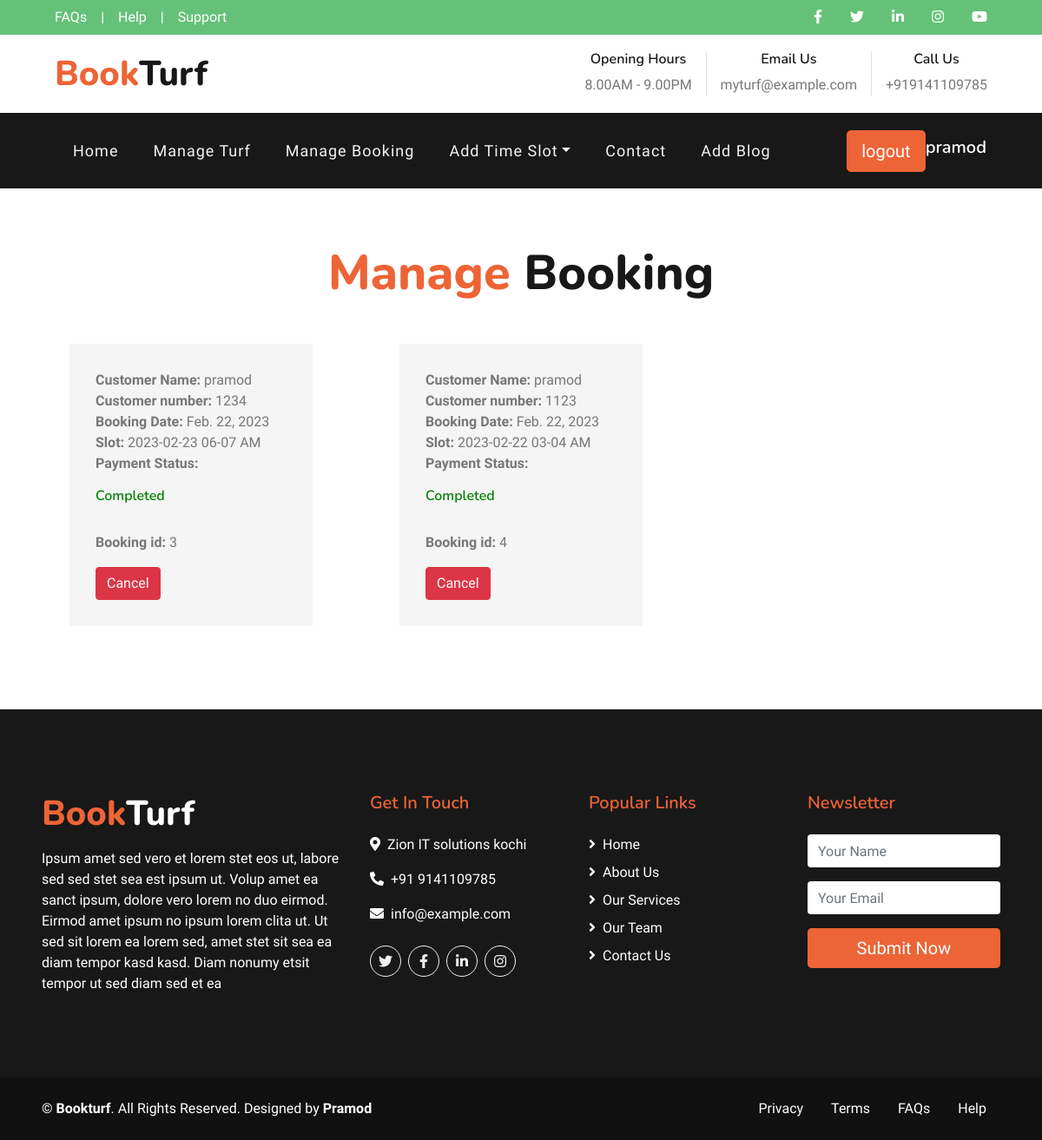
Screenshot of /booking/manage_booking (signed in) with the database file from the repository.
### booking/models.py (models this page shows)
class Booking_Confirmation(models.Model):
     booking_date = models.DateField(auto_now_add=True)
     slot = models.ForeignKey(TimeSlot,on_delete=models.CASCADE)
     cutomer = models.ForeignKey(User,on_delete=models.CASCADE,null=True,blank=True)
     customer_name = models.CharField(max_length=200)
     customer_phone = models.CharField(max_length=200)
     paymet_status = models.BooleanField(default=False)

class TimeSlot(models.Model):
     options = (
          ("01-02 AM","01-02 AM"),
          ("02-03 AM","02-03 AM"),
          ("03-04 AM","03-04 AM"),
          ("04-05 AM","04-05 AM"),
          ("05-06 AM","05-06 AM"),
          ("06-07 AM","06-07 AM"),
          ("07-08 AM","07-08 AM"),
          ("08-09 AM","08-09 AM"),
          ("09-10 AM","10-11 AM"),
          ("11-12 AM","12-01 PM"),
          ("01-02 PM","02-03 PM"),
          ("03-04 PM","04-05 PM"),
          ("05-06 PM","06-07 PM"),
          ("07-08 PM","08-09 PM"),
          ("09-10 PM","10-11 PM"),
          ("11-12 PM","11-12 PM"),
     )
     TimeSlot = models.CharField(max_length=255, choices=options)
     Turf = models.ForeignKey(TurfDetails,on_delete=models.CASCADE)
     Date = models.DateField(auto_now_add=False)
     Booking_status = models.BooleanField(default=False)
     def __str__(self):
          return str("{}   {}".format(self.Date,self.TimeSlot))

### booking/views.py (the view)
# urls.py: path('manage_booking',views.manage_booking,name= 'manage_booking'),
@login_required(login_url="signin")
def manage_booking(request):
    bookings = Booking_Confirmation.objects.all()
    return render(request,'manage_booking.html',{'bookings':bookings})

### templates/manage_booking.html (shortened to what this page needs)
{% extends 'turf_manager_home.html' %}
{% block turf %}
<div class="container">
    <div class="d-flex flex-column text-center mb-5 pt-5">
        <h1 class="display-4 m-0"><span class="text-primary">Manage</span> Booking</h1>
    </div>
    <div class="row">
        {% for booking in bookings%}
        <div class="col-md-4">
            <div class="formcontainer">
            <p><b>Customer Name: </b>{{booking.customer_name}}<br>
                <b>Customer number: </b>{{booking.customer_phone}}<br>
                <b>Booking Date: </b>{{booking.booking_date}}<br>
                <b>Slot: </b>{{booking.slot}}<br>
                {% if booking.paymet_status == True %}
                <b>Payment Status:</b><h6 style="color:green">Completed</h6>
                {% else %}
                <b>Payment Status:</b><h6 style="color:hsl(4, 100%, 25%)">Pending</h6>
                {% endif %}
                 <br>
                <b>Booking id: </b> {{booking.id}}<br>
            </p>
            <a class="btn btn-danger" href="{%url 'cancelbooking' booking.id %}">Cancel</a>
        </div>
        </div>
        {% endfor %}
    </div>
</div>
{% endblock %}

### templates/turf_manager_home.html (shortened to what this page needs)
{% load static %}
<!DOCTYPE html>
<html lang="en">
<head>
    <link href="https://cdnjs.cloudflare.com/ajax/libs/font-awesome/5.10.0/css/all.min.css" rel="stylesheet">
    <link href="{%static 'lib/flaticon/font/flaticon.css' %}" rel="stylesheet">
    <link href="{%static 'lib/owlcarousel/assets/owl.carousel.min.css' %}" rel="stylesheet">
    <link href="{%static 'lib/tempusdominus/css/tempusdominus-bootstrap-4.min.css' %}" rel="stylesheet" />
    <link href="{%static 'css/style.css' %}" rel="stylesheet">
</head>
<body>
    <div class="container-fluid">
        <div class="row bg-secondary py-2 px-lg-5">
            <div class="col-lg-6 text-center text-lg-left mb-2 mb-lg-0">
                <div class="d-inline-flex align-items-center">
                    <a class="text-white pr-3" href="">FAQs</a>
                    <span class="text-white">|</span>
                    <a class="text-white px-3" href="">Help</a>
                    <span class="text-white">|</span>
                    <a class="text-white pl-3" href="">Support</a>
                </div>
            </div>
            <div class="col-lg-6 text-center text-lg-right">
                <div class="d-inline-flex align-items-center">
                    <a class="text-white px-3" href="">
                        <i class="fab fa-facebook-f"></i>
                    </a>
                    <a class="text-white px-3" href="">
                        <i class="fab fa-twitter"></i>
                    </a>
                    <a class="text-white px-3" href="">
                        <i class="fab fa-linkedin-in"></i>
                    </a>
                    <a class="text-white px-3" href="">
                        <i class="fab fa-instagram"></i>
                    </a>
                    <a class="text-white pl-3" href="">
                        <i class="fab fa-youtube"></i>
                    </a>
                </div>
            </div>
        </div>
        <div class="row py-3 px-lg-5">
            <div class="col-lg-4">
                <a href="" class="navbar-brand d-none d-lg-block">
                    <h1 class="m-0 display-5 text-capitalize"><span class="text-primary">Book</span>Turf</h1>
                </a>
            </div>
            <div class="col-lg-8 text-center text-lg-right">
                <div class="d-inline-flex align-items-center">
                    <div class="d-inline-flex flex-column text-center pr-3 border-right">
                        <h6>Opening Hours</h6>
                        <p class="m-0">8.00AM - 9.00PM</p>
                    </div>
                    <div class="d-inline-flex flex-column text-center px-3 border-right">
                        <h6>Email Us</h6>
                        <p class="m-0">myturf@example.com</p>
                    </div>
                    <div class="d-inline-flex flex-column text-center pl-3">
                        <h6>Call Us</h6>
                        <p class="m-0">+919141109785</p>
                    </div>
                </div>
            </div>
        </div>
    </div>
    <div class="container-fluid p-0">
        <nav class="navbar navbar-expand-lg bg-dark navbar-dark py-3 py-lg-0 px-lg-5">
            <div class="collapse navbar-collapse justify-content-between px-3" id="navbarCollapse">
                <div class="navbar-nav mr-auto py-0">
                    <a href="{%url 'manager_home'%}" class="nav-item nav-link">Home</a>
                    <a href="{%url 'manage_turf'%}" class="nav-item nav-link">Manage Turf</a>
                    <a href="{%url 'manage_booking'%}" class="nav-item nav-link">Manage Booking</a>
                    <div class="nav-item dropdown">
                        <a href="#" class="nav-link dropdown-toggle" data-toggle="dropdown">Add Time Slot</a>
                    </div>
                    <a href="{%url 'manager_home'%}" class="nav-item nav-link">Contact</a>
                    <a href="{%url 'AddBlog'%}" class="nav-item nav-link">Add Blog</a>
                </div>
                <a href="{%url 'signout' %}" class="btn btn-lg btn-primary px-3 d-none d-lg-block">logout</a>
                <h5 style="color:white">{{request.user}}</h5>
            </div>
        </nav>
    </div>
{% block turf %}{% endblock %}
    <br><br>
    <div class="container-fluid bg-dark text-white mt-5 py-5 px-sm-3 px-md-5">
        <div class="row pt-5">
            <div class="col-lg-4 col-md-12 mb-5">
                <h1 class="mb-3 display-5 text-capitalize text-white"><span class="text-primary">Book</span>Turf</h1>
                <p class="m-0">Ipsum amet sed vero et lorem stet eos ut, labore sed sed stet sea est ipsum ut. Volup amet ea sanct ipsum, dolore vero lorem no duo eirmod. Eirmod amet ipsum no ipsum lorem clita ut. Ut sed sit lorem ea lorem sed, amet stet sit sea ea diam tempor kasd kasd. Diam nonumy etsit tempor ut sed diam sed et ea</p>
            </div>
            <div class="col-lg-8 col-md-12">
                <div class="row">
                    <div class="col-md-4 mb-5">
                        <h5 class="text-primary mb-4">Get In Touch</h5>
                        <p><i class="fa fa-map-marker-alt mr-2"></i>Zion IT solutions kochi</p>
                        <p><i class="fa fa-phone-alt mr-2"></i>+91 9141109785</p>
                        <p><i class="fa fa-envelope mr-2"></i>info@example.com</p>
                        <div class="d-flex justify-content-start mt-4">
                            <a class="btn btn-outline-light rounded-circle text-center mr-2 px-0" style="width: 36px; height: 36px;" href="#"><i class="fab fa-twitter"></i></a>
                            <a class="btn btn-outline-light rounded-circle text-center mr-2 px-0" style="width: 36px; height: 36px;" href="#"><i class="fab fa-facebook-f"></i></a>
                            <a class="btn btn-outline-light rounded-circle text-center mr-2 px-0" style="width: 36px; height: 36px;" href="#"><i class="fab fa-linkedin-in"></i></a>
                            <a class="btn btn-outline-light rounded-circle text-center mr-2 px-0" style="width: 36px; height: 36px;" href="#"><i class="fab fa-instagram"></i></a>
                        </div>
                    </div>
                    <div class="col-md-4 mb-5">
                        <h5 class="text-primary mb-4">Popular Links</h5>
                        <div class="d-flex flex-column justify-content-start">
                            <a class="text-white mb-2" href="#"><i class="fa fa-angle-right mr-2"></i>Home</a>
                            <a class="text-white mb-2" href="#"><i class="fa fa-angle-right mr-2"></i>About Us</a>
                            <a class="text-white mb-2" href="#"><i class="fa fa-angle-right mr-2"></i>Our Services</a>
                            <a class="text-white mb-2" href="#"><i class="fa fa-angle-right mr-2"></i>Our Team</a>
                            <a class="text-white" href="#"><i class="fa fa-angle-right mr-2"></i>Contact Us</a>
                        </div>
                    </div>
                    <div class="col-md-4 mb-5">
                        <h5 class="text-primary mb-4">Newsletter</h5>
                        <form action="">
                            <div class="form-group">
                                <input type="text" class="form-control border-0" placeholder="Your Name"  />
                            </div>
                            <div class="form-group">
                                <input type="email" class="form-control border-0" placeholder="Your Email" />
                            </div>
                            <div>
                                <button class="btn btn-lg btn-primary btn-block border-0" type="submit">Submit Now</button>
                            </div>
                        </form>
                    </div>
                </div>
            </div>
        </div>
    </div>
    <div class="container-fluid text-white py-4 px-sm-3 px-md-5" style="background: #111111;">
        <div class="row">
            <div class="col-md-6 text-center text-md-left mb-3 mb-md-0">
                <p class="m-0 text-white">
                    &copy; <a class="text-white font-weight-bold" href="#">Bookturf</a>. All Rights Reserved. Designed by
                    <a class="text-white font-weight-bold" href="https://htmlcodex.com">Pramod</a>
                </p>
            </div>
            <div class="col-md-6 text-center text-md-right">
                <ul class="nav d-inline-flex">
                    <li class="nav-item">
                        <a class="nav-link text-white py-0" href="#">Privacy</a>
                    </li>
                    <li class="nav-item">
                        <a class="nav-link text-white py-0" href="#">Terms</a>
                    </li>
                    <li class="nav-item">
                        <a class="nav-link text-white py-0" href="#">FAQs</a>
                    </li>
                    <li class="nav-item">
                        <a class="nav-link text-white py-0" href="#">Help</a>
                    </li>
                </ul>
            </div>
        </div>
    </div>
</body>
</html>

### templates/manage_booking.html (style rules this page uses)
.formcontainer { width:80%; margin: auto; background-color: whitesmoke; padding: 30px; }

### rows the page displays
Booking_Confirmation: customer_name "pramod", customer_phone "1234", booking_date "Feb. 22, 2023", slot "2023-02-23 06-07 AM", shows "Payment Status:", paymet_status "Completed", id "3"
Booking_Confirmation: customer_name "pramod", customer_phone "1123", booking_date "Feb. 22, 2023", slot "2023-02-22 03-04 AM", shows "Payment Status:", paymet_status "Completed", id "4"

### other values shown
{{ request.user }} "pramod"
